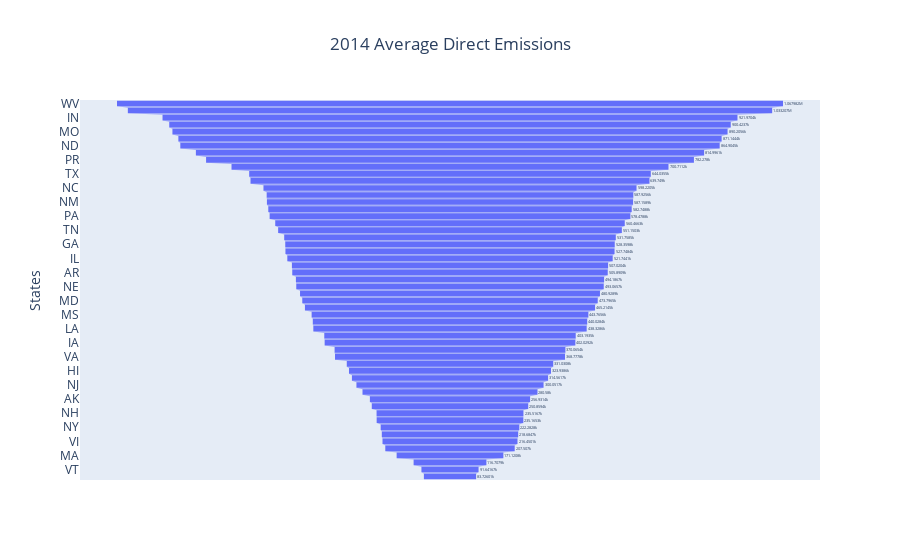

The notebook cell saved with this chart:
### Code cell
df_2014 = LRIT_new2.select("State", "avg_dir_emi_2014").sort("avg_dir_emi_2014", descending = True)
fig = go.Figure(go.Funnel(
    y=df_2014["State"],
    x=df_2014["avg_dir_emi_2014"] ))
fig.update_layout(title='2014 Average Direct Emissions ',xaxis_title="Average Emissions(2014)",yaxis_title="States",title_x=0.5)
fig.show()

### Figure 1 — Plotly figure (JSON) as saved in the notebook; plotly's stock layout.template omitted (floating-point values rounded to 4 significant figures)
{"data": [{"type": "funnel", "x": [1068000.0, 1033000.0, 922000.0, 900400.0, 890200.0, 871100.0, 864900.0, 815000.0, 782300.0, 700700.0, 644000.0, 639700.0, 598200.0, 587900.0, 587200.0, 582700.0, 578500.0, 560500.0, 551200.0, 531800.0, 528400.0, 527700.0, 521700.0, 507000.0, 505900.0, 494200.0, 493100.0, 480900.0, 473800.0, 465200.0, 443800.0, 440000.0, 438300.0, 403200.0, 402000.0, 370100.0, 368800.0, 331000.0, 323900.0, 314600.0, 300100.0, 280600.0, 256900.0, 250900.0, 235500.0, 235200.0, 222300.0, 218700.0, 216500.0, 207500.0, 171100.0, 116700.0, 91640.0, 83730.0], "y": ["WV", "WY", "IN", "KY", "MO", "MT", "ND", "FL", "PR", "UT", "TX", "AL", "NC", "GU", "NM", "OH", "PA", "AZ", "TN", "DE", "GA", "CO", "IL", "SC", "AR", "OK", "NE", "NV", "MD", "KS", "MS", "MI", "LA", "MN", "IA", "WI", "VA", "WA", "HI", "CA", "NJ", "RI", "AK", "OR", "NH", "CT", "NY", "SD", "VI", "ME", "MA", "ID", "VT", "DC"]}], "layout": {"title": {"text": "2014 Average Direct Emissions ", "x": 0.5}, "xaxis": {"title": {"text": "Average Emissions(2014)"}}, "yaxis": {"title": {"text": "States"}}}}
